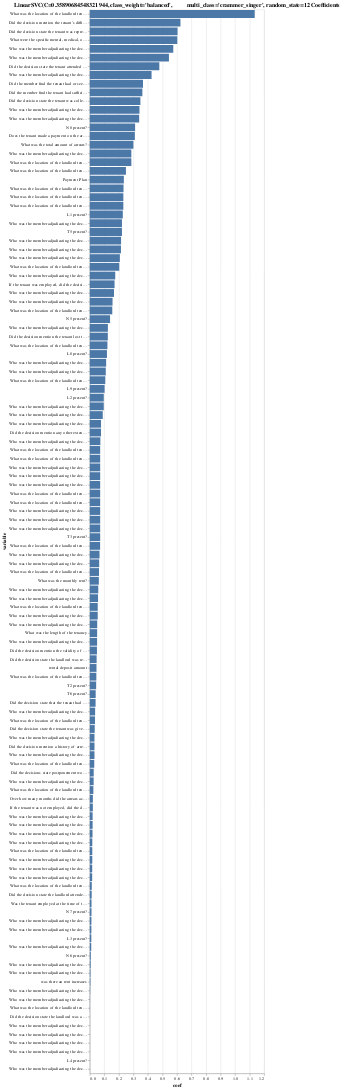

Source (notebook cell):
### Code cell
import altair as alt

alt.Chart(
    coefs,
    title=pipe_linear_svc_2.named_steps["linearsvc"].__str__()[:-2] + " Coefficients",
).mark_bar().encode(y=alt.Y("variable", sort="-x"), x="coef")

### Figure 1 — Vega-Lite specification as saved in the notebook (floating-point values rounded to 4 significant figures)
{"config": {"view": {"continuousWidth": 400, "continuousHeight": 300}}, "data": {"name": "data-d0016a40584bfd18bfe2ea1bd0ceee65"}, "mark": "bar", "encoding": {"x": {"field": "coef", "type": "quantitative"}, "y": {"field": "variable", "sort": "-x", "type": "nominal"}}, "title": "LinearSVC(C=0.35890684548321944, class_weight='balanced',\n          multi_class='crammer_singer', random_state=12 Coefficients", "$schema": "https://vega.github.io/schema/vega-lite/v4.17.0.json", "datasets": {"data-d0016a40584bfd18bfe2ea1bd0ceee65": [{"variable": "What was the location of the landlord tenant board?_Ottawa", "coef": 1.135}, {"variable": "Did the decision mention the tenant’s difficulty finding alternative housing for any reason e.g.physical limitations, reliance on social assistance, etc.?", "coef": 0.6236}, {"variable": "Did the decision state the tenant was represented?", "coef": 0.6038}, {"variable": "What were the specific mental, medical, or physical conditions of the tenant, if any?", "coef": 0.6019}, {"variable": "Who was the member adjudicating the decision?_nicola mulima", "coef": 0.5743}, {"variable": "Who was the member adjudicating the decision?_jim mcmaster", "coef": 0.5444}, {"variable": "Did the decision state the tenant attended the hearing?", "coef": 0.4782}, {"variable": "Who was the member adjudicating the decision?_sonia anwar-ali", "coef": 0.4249}, {"variable": "Did the member find the tenant had or seemed to have the ability to pay rent, but chose not do so?", "coef": 0.3659}, {"variable": "Did the member find the tenant had sufficient income to pay rent?", "coef": 0.3616}, {"variable": "Did the decision state the tenant was collecting a subsidy?", "coef": 0.348}, {"variable": "Who was the member adjudicating the decision?_nancy henderson", "coef": 0.3417}, {"variable": "Who was the member adjudicating the decision?_david mungovan", "coef": 0.3396}, {"variable": "N8 present?", "coef": 0.3117}, {"variable": "Does the tenant made a payment on the arrears after the eviction notice", "coef": 0.31}, {"variable": "What was the total amount of arrears?", "coef": 0.2999}, {"variable": "Who was the member adjudicating the decision?_david lee", "coef": 0.2857}, {"variable": "What was the location of the landlord tenant board?_Sudbury", "coef": 0.2857}, {"variable": "What was the location of the landlord tenant board?_Belleville", "coef": 0.2486}, {"variable": "Payment Plan", "coef": 0.2343}, {"variable": "What was the location of the landlord tenant board?_Mississauga", "coef": 0.232}, {"variable": "What was the location of the landlord tenant board?_Peterborough", "coef": 0.2307}, {"variable": "What was the location of the landlord tenant board?_Whitby", "coef": 0.2307}, {"variable": "L1 present?", "coef": 0.227}, {"variable": "Who was the member adjudicating the decision?_gorbinder randhawa", "coef": 0.2212}, {"variable": "T5 present?", "coef": 0.2212}, {"variable": "Who was the member adjudicating the decision?_ruth carey", "coef": 0.2152}, {"variable": "Who was the member adjudicating the decision?_john nolan", "coef": 0.2143}, {"variable": "Who was the member adjudicating the decision?_avril cardoso", "coef": 0.2067}, {"variable": "What was the location of the landlord tenant board?_Whitby ", "coef": 0.2026}, {"variable": "Who was the member adjudicating the decision?_william burke", "coef": 0.175}, {"variable": "If the tenant was employed, did the decision state any doubts about the stability of employment e.g. lack of guaranteed hours, contract work, etc.?", "coef": 0.1703}, {"variable": "Who was the member adjudicating the decision?_carol mcdermott", "coef": 0.1664}, {"variable": "Who was the member adjudicating the decision?_elana rose", "coef": 0.1564}, {"variable": "What was the location of the landlord tenant board?_Barrie", "coef": 0.1546}, {"variable": "N5 present?", "coef": 0.1393}, {"variable": "Who was the member adjudicating the decision?_renee lang", "coef": 0.1244}, {"variable": "Did the decision mention the tenant lost their job leading up to or during the period of the hearing?", "coef": 0.1239}, {"variable": "What was the location of the landlord tenant board?_London", "coef": 0.1212}, {"variable": "L8 present?", "coef": 0.118}, {"variable": "Who was the member adjudicating the decision?_jitewa edu", "coef": 0.1125}, {"variable": "Who was the member adjudicating the decision?_dale whitmore", "coef": 0.1098}, {"variable": "What was the location of the landlord tenant board?_Hamilton", "coef": 0.1065}, {"variable": "L9 present?", "coef": 0.1018}, {"variable": "L2 present?", "coef": 0.09612}, {"variable": "Who was the member adjudicating the decision?_harry cho", "coef": 0.09599}, {"variable": "Who was the member adjudicating the decision?_kevin lundy", "coef": 0.08906}, {"variable": "Who was the member adjudicating the decision?_debbie mosaheb", "coef": 0.0772}, {"variable": "Did the decision mention any other extenuating circumstances experienced by the tenant leading up to or during the period of the claim (e.g. hospitalization, death in the family, etc.)?", "coef": 0.07701}, {"variable": "Who was the member adjudicating the decision?_shelby whittick", "coef": 0.07261}, {"variable": "What was the location of the landlord tenant board?_Peterborough ", "coef": 0.07142}, {"variable": "What was the location of the landlord tenant board?_Lindsay", "coef": 0.07142}, {"variable": "Who was the member adjudicating the decision?_lisa stevens", "coef": 0.07142}, {"variable": "Who was the member adjudicating the decision?_lousie horton", "coef": 0.07142}, {"variable": "Who was the member adjudicating the decision?_sandra macchione", "coef": 0.07142}, {"variable": "What was the location of the landlord tenant board?_Orangeville", "coef": 0.07142}, {"variable": "What was the location of the landlord tenant board?_Not stated, hearing in Windsor", "coef": 0.07142}, {"variable": "Who was the member adjudicating the decision?_not listed", "coef": 0.07142}, {"variable": "Who was the member adjudicating the decision?_roger rodrigues, david lee", "coef": 0.07142}, {"variable": "Who was the member adjudicating the decision?_cristina de leon-culp", "coef": 0.07142}, {"variable": "T3 present?", "coef": 0.07142}, {"variable": "What was the location of the landlord tenant board?_Newmarket", "coef": 0.07094}, {"variable": "Who was the member adjudicating the decision?_jean-paul pilon", "coef": 0.06689}, {"variable": "Who was the member adjudicating the decision?_philippe rabot", "coef": 0.06449}, {"variable": "What was the location of the landlord tenant board?_Burlington", "coef": 0.06322}, {"variable": "What was the monthly rent?", "coef": 0.06209}, {"variable": "Who was the member adjudicating the decision?_neil kaufman", "coef": 0.05821}, {"variable": "Who was the member adjudicating the decision?_michael soo", "coef": 0.05668}, {"variable": "What was the location of the landlord tenant board?_Toronto", "coef": 0.05443}, {"variable": "Who was the member adjudicating the decision?_lynn mitchell", "coef": 0.05433}, {"variable": "Who was the member adjudicating the decision?_nathan ferguson", "coef": 0.05094}, {"variable": "What was the length of the tenancy", "coef": 0.05048}, {"variable": "Who was the member adjudicating the decision?_ibi olabode", "coef": 0.05006}, {"variable": "Did the decision mention the validity of an N4 eviction notice?", "coef": 0.04905}, {"variable": "Did the decision state the landlord was represented?", "coef": 0.04689}, {"variable": "rental deposit amount", "coef": 0.04595}, {"variable": "What was the location of the landlord tenant board?_Review completed without hearing ", "coef": 0.04503}, {"variable": "T2 present?", "coef": 0.04367}, {"variable": "T6 present?", "coef": 0.04035}, {"variable": "Did the decision state that the tenant had children living with them?", "coef": 0.03969}, {"variable": "Who was the member adjudicating the decision?_émilie moniz", "coef": 0.03649}, {"variable": "What was the location of the landlord tenant board?_Windsor", "coef": 0.03585}, {"variable": "Did the decision state the tenant was given prior notice for the eviction?", "coef": 0.03375}, {"variable": "Who was the member adjudicating the decision?_egya sangmuah", "coef": 0.03216}, {"variable": "Did the decision mention a history of arrears by the tenant separate from the arrears in the current claim (more than one period of arrears, recurrently coming in and out of arrears, arrears with previous landlord, etc.)?", "coef": 0.03212}, {"variable": "Who was the member adjudicating the decision?_nancy morris", "coef": 0.03201}, {"variable": "What was the location of the landlord tenant board?_Brantford", "coef": 0.03052}, {"variable": "Did the decisions state postponement would result in the tenant accruing additional arrears?", "coef": 0.02681}, {"variable": "Who was the member adjudicating the decision?_lisa del vecchio", "coef": 0.02641}, {"variable": "What was the location of the landlord tenant board?_Not stated", "coef": 0.02446}, {"variable": "Over how many months did the arrears accumulate?", "coef": 0.02104}, {"variable": "If the tenant was not employed, did the decision state the tenant was receiving any form of government assistance (e.g. OW, childcare benefits, ODSP, OSAP)?", "coef": 0.0209}, {"variable": "Who was the member adjudicating the decision?_roger rodrigues", "coef": 0.01931}, {"variable": "Who was the member adjudicating the decision?_roderick flynn", "coef": 0.01931}, {"variable": "Who was the member adjudicating the decision?_tiisetso russell", "coef": 0.0186}, {"variable": "Who was the member adjudicating the decision?_laura hartslief", "coef": 0.0172}, {"variable": "What was the location of the landlord tenant board?_by telephone", "coef": 0.01703}, {"variable": "Who was the member adjudicating the decision?_margaret reynolds", "coef": 0.01703}, {"variable": "Who was the member adjudicating the decision?_gobinder randhawa", "coef": 0.01644}, {"variable": "Who was the member adjudicating the decision?_alex brkic", "coef": 0.01627}, {"variable": "What was the location of the landlord tenant board?_Cobourg", "coef": 0.01349}, {"variable": "Did the decision state the landlord attended the hearing?", "coef": 0.0129}, {"variable": "Was the tenant employed at the time of the hearing?", "coef": 0.01178}, {"variable": "N7 present?", "coef": 0.01155}, {"variable": "Who was the member adjudicating the decision?_sylvia watson", "coef": 0.01111}, {"variable": "Who was the member adjudicating the decision?_melanie love", "coef": 0.01079}, {"variable": "L3 present?", "coef": 0.01044}, {"variable": "Who was the member adjudicating the decision?_louise horton", "coef": 0.009856}, {"variable": "N6 present?", "coef": 0.006598}, {"variable": "Who was the member adjudicating the decision?_thomas f. fagan", "coef": 0.005784}, {"variable": "Who was the member adjudicating the decision?_lorraine mathers", "coef": 0.004572}, {"variable": "was there an rent increases", "coef": 0.004216}, {"variable": "Who was the member adjudicating the decision?_anna solomon", "coef": 0.002532}, {"variable": "Who was the member adjudicating the decision?_karen wallace", "coef": 0.001295}, {"variable": "What was the location of the landlord tenant board?_Stratford", "coef": 0.0009723}, {"variable": "Did the decision state the landlord was a not-for-profit landlord (e.g. Toronto Community Housing)?", "coef": 7.924e-34}, {"variable": "Who was the member adjudicating the decision?_sean henry", "coef": 4.409e-34}, {"variable": "Who was the member adjudicating the decision?_solange losier", "coef": 3.641e-34}, {"variable": "Who was the member adjudicating the decision?_sylvie charron", "coef": 2.337e-34}, {"variable": "Who was the member adjudicating the decision?_troy rossignol", "coef": 6.808e-35}, {"variable": "L4 present?", "coef": 6.211e-35}, {"variable": "Who was the member adjudicating the decision?_petar guzina", "coef": 3.686e-35}]}}
